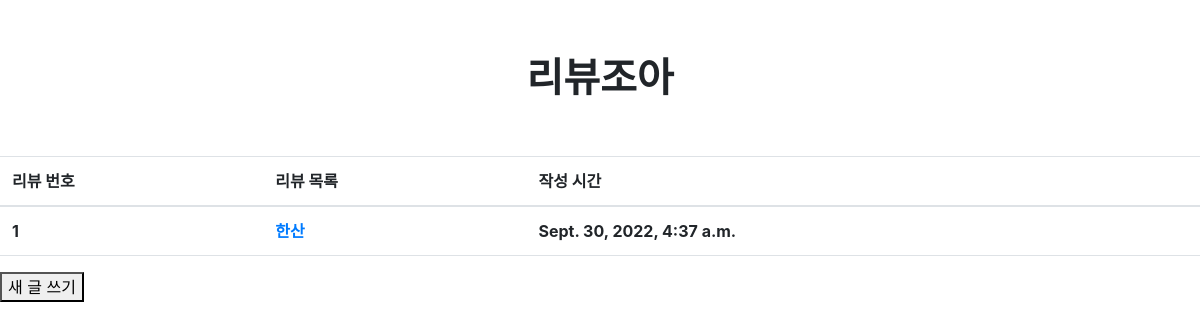
Page /todos/ on the earlier database version.
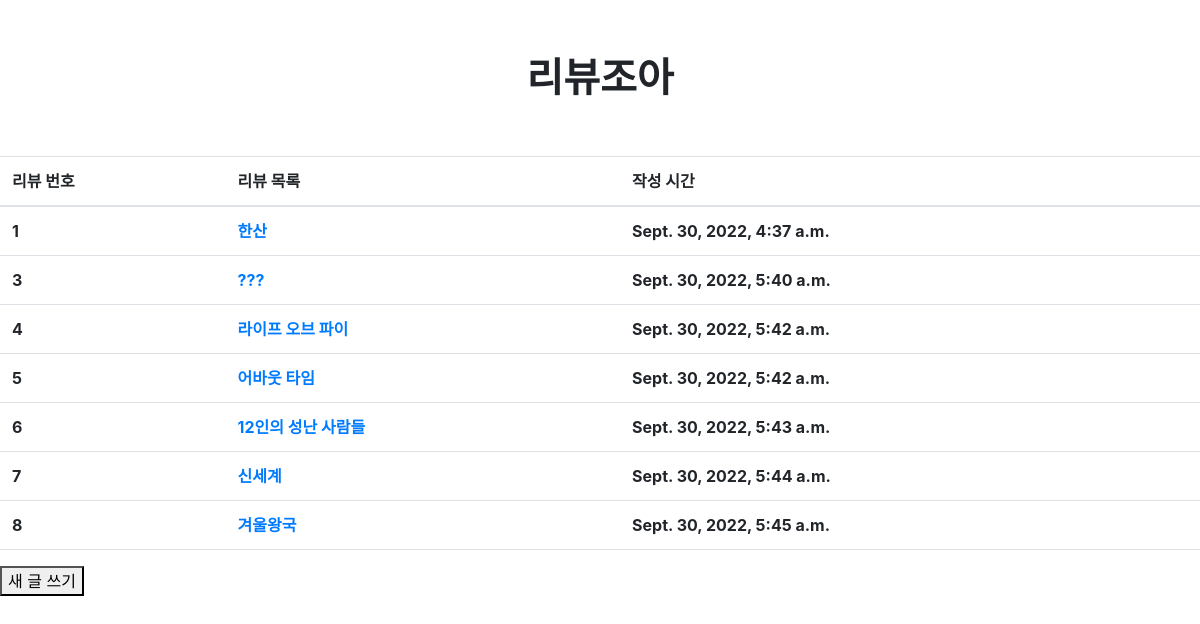
Same page on the later database version.
### todos/models.py (models this page shows)
class Review(models.Model):
    title = models.CharField(max_length=80)
    content = models.TextField(default=None)
    created_at = models.DateTimeField(auto_now_add=True)
    updated_at = models.DateTimeField(auto_now =True)

### todos/views.py (the view)
# urls.py: path("",views.index, name="index"),
def index(request):
    reviews = Review.objects.all()
    context = {
        'reviews' : reviews,
    }
    return render(request,"todos/index.html",context)

### todos/templates/todos/index.html
{% extends 'base.html' %}
{% block content %}
<header class="p-5 text-center fs-1 fw-bold">리뷰조아</header>
<table class="table">
    <thead>
        <tr>
            <th scope="col">리뷰 번호</th>
            <th scope="col">리뷰 목록</th>
            <th scope="col">작성 시간</th>
        </tr>
    </thead>
    <tbody>
        {% for review in reviews %}
        <tr>
            <th>{{review.id}}</th>
            <th>
                <a href="{% url 'todos:detail' review.pk %}" type="submit">{{review.title}}</a>
            </th>
            <th>{{review.updated_at}}</th>
        </tr>
        {% endfor %}
    </tbody>
</table>
<form action="{% url 'todos:new'%}">
    <button type="submit">새 글 쓰기</button>
</form>
{% endblock %}

### templates/base.html (shortened to what this page needs)
<!DOCTYPE html>
<html lang="en">
<head>
    <link href="https://cdn.jsdelivr.net/npm/bootstrap@5.2.1/dist/css/bootstrap.min.css" rel="stylesheet"
>
    <link rel="stylesheet" href="https://stackpath.bootstrapcdn.com/bootstrap/4.3.1/css/bootstrap.min.css">
    <link rel="stylesheet" href="resources/css/plugin/datepicker/bootstrap-datepicker.css">
</head>
<body>
    {% block content %}
    {% endblock %}
</body>
</html>

Differences in the rows shown:
added Review: id "3", title "???", updated_at "Sept. 30, 2022, 5:40 a.m."
added Review: id "4", title "라이프 오브 파이", updated_at "Sept. 30, 2022, 5:42 a.m."
added Review: id "5", title "어바웃 타임", updated_at "Sept. 30, 2022, 5:42 a.m."
added Review: id "6", title "12인의 성난 사람들", updated_at "Sept. 30, 2022, 5:43 a.m."
added Review: id "7", title "신세계", updated_at "Sept. 30, 2022, 5:44 a.m."
added Review: id "8", title "겨울왕국", updated_at "Sept. 30, 2022, 5:45 a.m."
